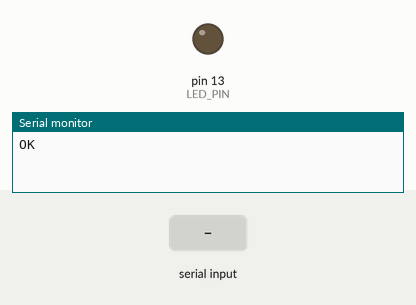
Recording of a sketch running on a simulated Arduino Mega 2560, built with avr-gcc and run on an emulated ATmega2560. On the bench: output pins drawn as LEDs (lit = HIGH), the last lines printed to the serial monitor. The inputs (shaded band) are chosen by the test bench. The modem accepts every AT command (registered, SIM ready, sends succeed) and sends nothing else.

Above: at 1.2 s.
1.3 s: "1" received over the second serial link
At 2.7 s:
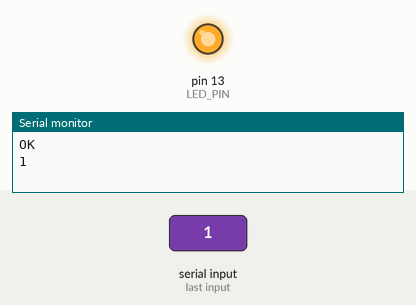
3.8 s: "0" received over the second serial link
At 5.8 s:
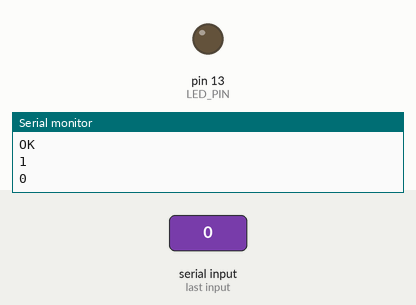
Timing chart, 0 to 7.3 s (numbered marks = the images above; inputs shaded):
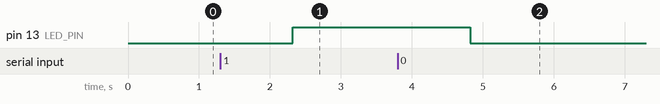

The sketch:

MIT_B.ino
```cpp
#include <SoftwareSerial.h>
#define RX_PIN 50 // for MEGA
#define TX_PIN 51
// bult-in LED
#define LED_PIN 13
String btData;
SoftwareSerial
    btSerial(RX_PIN, TX_PIN);
// for the Bluetooth
void setup()
{
    btSerial.begin(9600);
    Serial.begin(115200);
    pinMode(LED_PIN, OUTPUT);
    digitalWrite(LED_PIN, LOW);
    btSerial.println("AT+NAME=TEST_212224");
}
void loop()
{
    if (btSerial.available() > 0)
    {
        // Communication via Bluetooth is done
        btData = btSerial.readString();
        Serial.println(btData);

        // Read data that reached to RX_PIN
        /**/ if (btData == "1")
        { // LED ON
            digitalWrite(LED_PIN, HIGH);
        }
        else if (btData == "0")
        { // LED OFF
            digitalWrite(LED_PIN, LOW);
        }
    }
    delay(100);
}
```

Measured:
- after the input at 1.3 s, pin 13 (LED_PIN): LOW → HIGH after 1.0 s
- after the input at 3.8 s, pin 13 (LED_PIN): HIGH → LOW after 1.0 s
